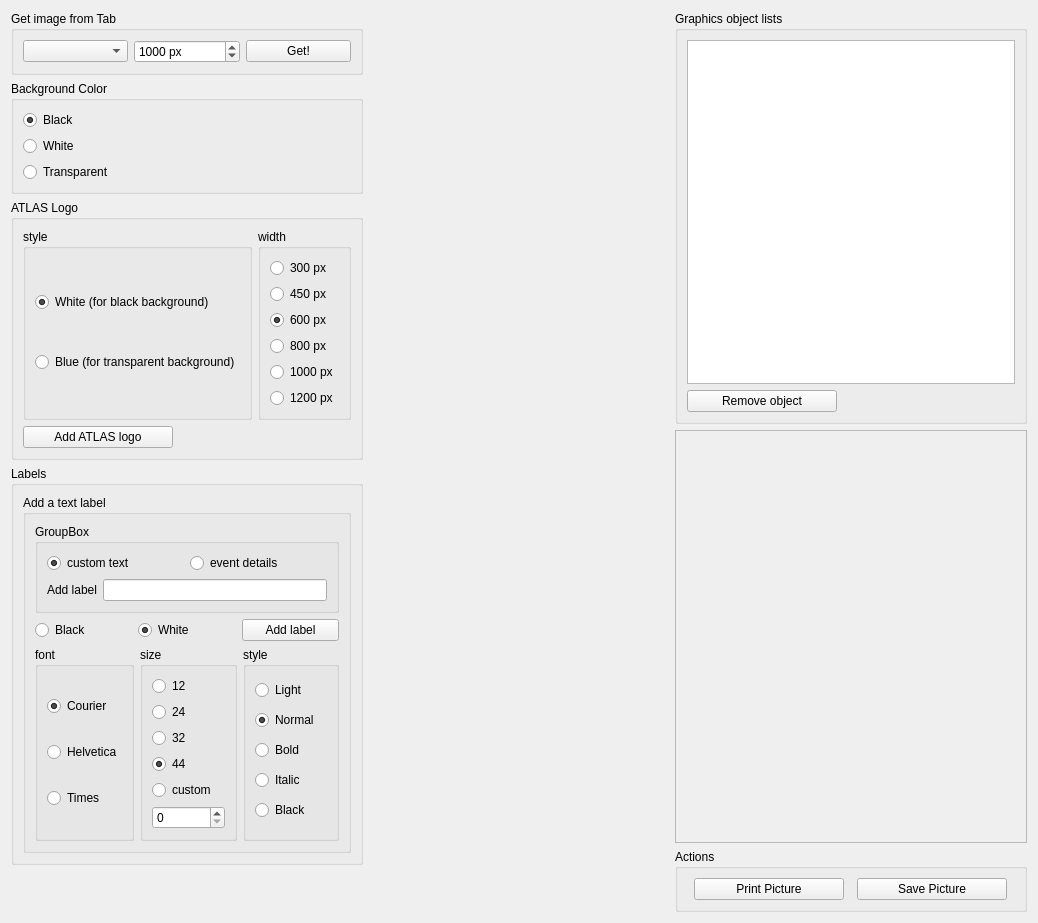
<?xml version="1.0" encoding="UTF-8"?>
<ui version="4.0">
 <class>VP1EventDisplayEditorForm</class>
 <widget class="QWidget" name="VP1EventDisplayEditorForm">
  <property name="geometry">
   <rect>
    <x>0</x>
    <y>0</y>
    <width>1038</width>
    <height>923</height>
   </rect>
  </property>
  <property name="windowTitle">
   <string>Event Display Editor</string>
  </property>
  <layout class="QGridLayout" name="gridLayout">
   <item row="0" column="0">
    <layout class="QVBoxLayout" name="verticalLayout_left">
     <item>
      <widget class="QGroupBox" name="groupBox_getTab">
       <property name="title">
        <string>Get image from Tab</string>
       </property>
       <layout class="QHBoxLayout" name="horizontalLayout_6">
        <item>
         <widget class="QComboBox" name="comboBox_tabNumber"/>
        </item>
        <item>
         <widget class="QSpinBox" name="spinBox_imageWidth">
          <property name="toolTip">
           <string>Specify the width of the image generated from the selected tab</string>
          </property>
          <property name="suffix">
           <string> px</string>
          </property>
          <property name="maximum">
           <number>4000</number>
          </property>
          <property name="singleStep">
           <number>100</number>
          </property>
          <property name="value">
           <number>1000</number>
          </property>
         </widget>
        </item>
        <item>
         <widget class="QPushButton" name="pushButton_get">
          <property name="text">
           <string>Get!</string>
          </property>
          <property name="icon">
           <iconset resource="vp1.qrc">
            <normaloff>:/vp1/icons/icons/redo_32x32.png</normaloff>:/vp1/icons/icons/redo_32x32.png</iconset>
          </property>
         </widget>
        </item>
       </layout>
      </widget>
     </item>
     <item>
      <widget class="QGroupBox" name="groupBox_bkg">
       <property name="title">
        <string>Background Color</string>
       </property>
       <property name="flat">
        <bool>false</bool>
       </property>
       <property name="checkable">
        <bool>false</bool>
       </property>
       <layout class="QVBoxLayout" name="verticalLayout_2">
        <item>
         <widget class="QRadioButton" name="radioButton_black">
          <property name="text">
           <string>Black</string>
          </property>
          <property name="checked">
           <bool>true</bool>
          </property>
         </widget>
        </item>
        <item>
         <widget class="QRadioButton" name="radioButton_white">
          <property name="text">
           <string>White</string>
          </property>
         </widget>
        </item>
        <item>
         <widget class="QRadioButton" name="radioButton_transparent">
          <property name="text">
           <string>Transparent</string>
          </property>
         </widget>
        </item>
       </layout>
      </widget>
     </item>
     <item>
      <widget class="QGroupBox" name="groupBox_logo">
       <property name="title">
        <string>ATLAS Logo</string>
       </property>
       <layout class="QVBoxLayout" name="verticalLayout_6">
        <item>
         <layout class="QVBoxLayout" name="verticalLayout_3">
          <item>
           <layout class="QHBoxLayout" name="horizontalLayout_2">
            <item>
             <layout class="QVBoxLayout" name="verticalLayout_5">
              <item>
               <widget class="QGroupBox" name="groupBox_3">
                <property name="title">
                 <string>style</string>
                </property>
                <layout class="QVBoxLayout" name="verticalLayout_8">
                 <item>
                  <widget class="QRadioButton" name="radioButton_logo_white">
                   <property name="text">
                    <string>White (for black background)</string>
                   </property>
                   <property name="checked">
                    <bool>true</bool>
                   </property>
                  </widget>
                 </item>
                 <item>
                  <widget class="QRadioButton" name="radioButton_logo_main">
                   <property name="enabled">
                    <bool>true</bool>
                   </property>
                   <property name="text">
                    <string>Blue (for transparent background)</string>
                   </property>
                  </widget>
                 </item>
                </layout>
               </widget>
              </item>
             </layout>
            </item>
            <item>
             <layout class="QVBoxLayout" name="verticalLayout_4">
              <item>
               <widget class="QGroupBox" name="groupBox_4">
                <property name="title">
                 <string>width</string>
                </property>
                <layout class="QVBoxLayout" name="verticalLayout_7">
                 <item>
                  <widget class="QRadioButton" name="radioButton_300px">
                   <property name="text">
                    <string>300 px</string>
                   </property>
                   <property name="checked">
                    <bool>false</bool>
                   </property>
                  </widget>
                 </item>
                 <item>
                  <widget class="QRadioButton" name="radioButton_450px">
                   <property name="text">
                    <string>450 px</string>
                   </property>
                  </widget>
                 </item>
                 <item>
                  <widget class="QRadioButton" name="radioButton_600px">
                   <property name="text">
                    <string>600 px</string>
                   </property>
                   <property name="checked">
                    <bool>true</bool>
                   </property>
                  </widget>
                 </item>
                 <item>
                  <widget class="QRadioButton" name="radioButton_800px">
                   <property name="text">
                    <string>800 px</string>
                   </property>
                  </widget>
                 </item>
                 <item>
                  <widget class="QRadioButton" name="radioButton_1000px">
                   <property name="text">
                    <string>1000 px</string>
                   </property>
                  </widget>
                 </item>
                 <item>
                  <widget class="QRadioButton" name="radioButton_1200px">
                   <property name="text">
                    <string>1200 px</string>
                   </property>
                  </widget>
                 </item>
                </layout>
               </widget>
              </item>
             </layout>
            </item>
           </layout>
          </item>
          <item>
           <widget class="QPushButton" name="pushButton_addLogo">
            <property name="maximumSize">
             <size>
              <width>150</width>
              <height>16777215</height>
             </size>
            </property>
            <property name="text">
             <string>Add ATLAS logo</string>
            </property>
           </widget>
          </item>
         </layout>
        </item>
       </layout>
      </widget>
     </item>
     <item>
      <widget class="QGroupBox" name="groupBox_labels">
       <property name="title">
        <string>Labels</string>
       </property>
       <layout class="QVBoxLayout" name="verticalLayout_12">
        <item>
         <layout class="QHBoxLayout" name="horizontalLayout">
          <item>
           <widget class="QGroupBox" name="groupBox_6">
            <property name="title">
             <string>Add a text label</string>
            </property>
            <layout class="QVBoxLayout" name="verticalLayout_13">
             <item>
              <widget class="QGroupBox" name="groupBox">
               <property name="title">
                <string>GroupBox</string>
               </property>
               <layout class="QVBoxLayout" name="verticalLayout_17">
                <item>
                 <layout class="QHBoxLayout" name="horizontalLayout_7">
                  <item>
                   <widget class="QRadioButton" name="radioButton_customText">
                    <property name="text">
                     <string>custom text</string>
                    </property>
                    <property name="checked">
                     <bool>true</bool>
                    </property>
                   </widget>
                  </item>
                  <item>
                   <widget class="QRadioButton" name="radioButton_eventDetails">
                    <property name="toolTip">
                     <string>Add a label to the picture, with run number, event number and event timestamp</string>
                    </property>
                    <property name="text">
                     <string>event details</string>
                    </property>
                   </widget>
                  </item>
                 </layout>
                </item>
                <item>
                 <layout class="QHBoxLayout" name="horizontalLayout_3">
                  <item>
                   <widget class="QLabel" name="label">
                    <property name="text">
                     <string>Add label</string>
                    </property>
                   </widget>
                  </item>
                  <item>
                   <widget class="QLineEdit" name="lineEdit_customLabelText"/>
                  </item>
                 </layout>
                </item>
               </layout>
              </widget>
             </item>
             <item>
              <layout class="QHBoxLayout" name="horizontalLayout_4">
               <item>
                <widget class="QRadioButton" name="radioButton_blackText">
                 <property name="text">
                  <string>Black</string>
                 </property>
                 <property name="checked">
                  <bool>false</bool>
                 </property>
                </widget>
               </item>
               <item>
                <widget class="QRadioButton" name="radioButton_whiteText">
                 <property name="text">
                  <string>White</string>
                 </property>
                 <property name="checked">
                  <bool>true</bool>
                 </property>
                </widget>
               </item>
               <item>
                <widget class="QPushButton" name="pushButton_addText">
                 <property name="text">
                  <string>Add label</string>
                 </property>
                 <property name="icon">
                  <iconset resource="vp1.qrc">
                   <normaloff>:/vp1/icons/icons/list_add_font.png</normaloff>:/vp1/icons/icons/list_add_font.png</iconset>
                 </property>
                </widget>
               </item>
              </layout>
             </item>
             <item>
              <layout class="QHBoxLayout" name="horizontalLayout_5">
               <item>
                <widget class="QGroupBox" name="groupBox_font">
                 <property name="title">
                  <string>font</string>
                 </property>
                 <layout class="QVBoxLayout" name="verticalLayout">
                  <item>
                   <widget class="QRadioButton" name="radioButton_monaco">
                    <property name="text">
                     <string>Courier</string>
                    </property>
                    <property name="checked">
                     <bool>true</bool>
                    </property>
                   </widget>
                  </item>
                  <item>
                   <widget class="QRadioButton" name="radioButton_helvetica">
                    <property name="text">
                     <string>Helvetica</string>
                    </property>
                   </widget>
                  </item>
                  <item>
                   <widget class="QRadioButton" name="radioButton_times">
                    <property name="text">
                     <string>Times</string>
                    </property>
                   </widget>
                  </item>
                 </layout>
                </widget>
               </item>
               <item>
                <widget class="QGroupBox" name="groupBox_size">
                 <property name="title">
                  <string>size</string>
                 </property>
                 <layout class="QVBoxLayout" name="verticalLayout_10">
                  <item>
                   <widget class="QRadioButton" name="radioButton_size12">
                    <property name="text">
                     <string>12</string>
                    </property>
                    <property name="checked">
                     <bool>false</bool>
                    </property>
                   </widget>
                  </item>
                  <item>
                   <widget class="QRadioButton" name="radioButton_size24">
                    <property name="text">
                     <string>24</string>
                    </property>
                   </widget>
                  </item>
                  <item>
                   <widget class="QRadioButton" name="radioButton_size32">
                    <property name="text">
                     <string>32</string>
                    </property>
                   </widget>
                  </item>
                  <item>
                   <widget class="QRadioButton" name="radioButton_size44">
                    <property name="text">
                     <string>44</string>
                    </property>
                    <property name="checked">
                     <bool>true</bool>
                    </property>
                   </widget>
                  </item>
                  <item>
                   <widget class="QRadioButton" name="radioButton_sizeCustom">
                    <property name="text">
                     <string>custom</string>
                    </property>
                   </widget>
                  </item>
                  <item>
                   <widget class="QSpinBox" name="spinBox_size"/>
                  </item>
                 </layout>
                </widget>
               </item>
               <item>
                <widget class="QGroupBox" name="groupBox_style">
                 <property name="title">
                  <string>style</string>
                 </property>
                 <layout class="QVBoxLayout" name="verticalLayout_14">
                  <item>
                   <widget class="QRadioButton" name="radioButton_light">
                    <property name="text">
                     <string>Light</string>
                    </property>
                   </widget>
                  </item>
                  <item>
                   <widget class="QRadioButton" name="radioButton_normal">
                    <property name="text">
                     <string>Normal</string>
                    </property>
                    <property name="checked">
                     <bool>true</bool>
                    </property>
                   </widget>
                  </item>
                  <item>
                   <widget class="QRadioButton" name="radioButton_bold">
                    <property name="text">
                     <string>Bold</string>
                    </property>
                   </widget>
                  </item>
                  <item>
                   <widget class="QRadioButton" name="radioButton_italics">
                    <property name="text">
                     <string>Italic</string>
                    </property>
                   </widget>
                  </item>
                  <item>
                   <widget class="QRadioButton" name="radioButton_black_2">
                    <property name="text">
                     <string>Black</string>
                    </property>
                   </widget>
                  </item>
                 </layout>
                </widget>
               </item>
              </layout>
             </item>
            </layout>
           </widget>
          </item>
         </layout>
        </item>
       </layout>
      </widget>
     </item>
     <item>
      <spacer name="verticalSpacer">
       <property name="orientation">
        <enum>Qt::Vertical</enum>
       </property>
       <property name="sizeHint" stdset="0">
        <size>
         <width>20</width>
         <height>40</height>
        </size>
       </property>
      </spacer>
     </item>
    </layout>
   </item>
   <item row="0" column="2">
    <layout class="QVBoxLayout" name="verticalLayout_9">
     <item>
      <widget class="QGroupBox" name="groupBox_objectList">
       <property name="title">
        <string>Graphics object lists</string>
       </property>
       <layout class="QVBoxLayout" name="verticalLayout_11">
        <item>
         <widget class="QListWidget" name="listWidget"/>
        </item>
        <item>
         <widget class="QPushButton" name="pushButton_removeObj">
          <property name="maximumSize">
           <size>
            <width>150</width>
            <height>16777215</height>
           </size>
          </property>
          <property name="text">
           <string>Remove object</string>
          </property>
          <property name="icon">
           <iconset resource="vp1.qrc">
            <normaloff>:/vp1/icons/icons/button_cancel_32x32.png</normaloff>:/vp1/icons/icons/button_cancel_32x32.png</iconset>
          </property>
         </widget>
        </item>
       </layout>
      </widget>
     </item>
     <item>
      <widget class="QFrame" name="framePreview">
       <property name="sizePolicy">
        <sizepolicy hsizetype="Preferred" vsizetype="Expanding">
         <horstretch>0</horstretch>
         <verstretch>0</verstretch>
        </sizepolicy>
       </property>
       <property name="frameShape">
        <enum>QFrame::StyledPanel</enum>
       </property>
       <property name="frameShadow">
        <enum>QFrame::Raised</enum>
       </property>
      </widget>
     </item>
     <item>
      <widget class="QGroupBox" name="groupBox_actions">
       <property name="title">
        <string>Actions</string>
       </property>
       <layout class="QHBoxLayout" name="horizontalLayout_8">
        <item>
         <widget class="QPushButton" name="pushButton_print">
          <property name="maximumSize">
           <size>
            <width>150</width>
            <height>16777215</height>
           </size>
          </property>
          <property name="text">
           <string>Print Picture</string>
          </property>
          <property name="icon">
           <iconset resource="vp1.qrc">
            <normaloff>:/vp1/icons/icons/fileprint_32x32.png</normaloff>:/vp1/icons/icons/fileprint_32x32.png</iconset>
          </property>
         </widget>
        </item>
        <item>
         <widget class="QPushButton" name="pushButton_save">
          <property name="maximumSize">
           <size>
            <width>150</width>
            <height>16777215</height>
           </size>
          </property>
          <property name="text">
           <string>Save Picture</string>
          </property>
          <property name="icon">
           <iconset resource="vp1.qrc">
            <normaloff>:/vp1/icons/icons/filesave_32x32.png</normaloff>:/vp1/icons/icons/filesave_32x32.png</iconset>
          </property>
         </widget>
        </item>
       </layout>
      </widget>
     </item>
    </layout>
   </item>
   <item row="0" column="1">
    <widget class="QWidget" name="widgetView" native="true">
     <property name="sizePolicy">
      <sizepolicy hsizetype="Preferred" vsizetype="Ignored">
       <horstretch>0</horstretch>
       <verstretch>0</verstretch>
      </sizepolicy>
     </property>
     <property name="minimumSize">
      <size>
       <width>300</width>
       <height>0</height>
      </size>
     </property>
    </widget>
   </item>
  </layout>
 </widget>
 <resources>
  <include location="vp1.qrc"/>
 </resources>
 <connections/>
</ui>
